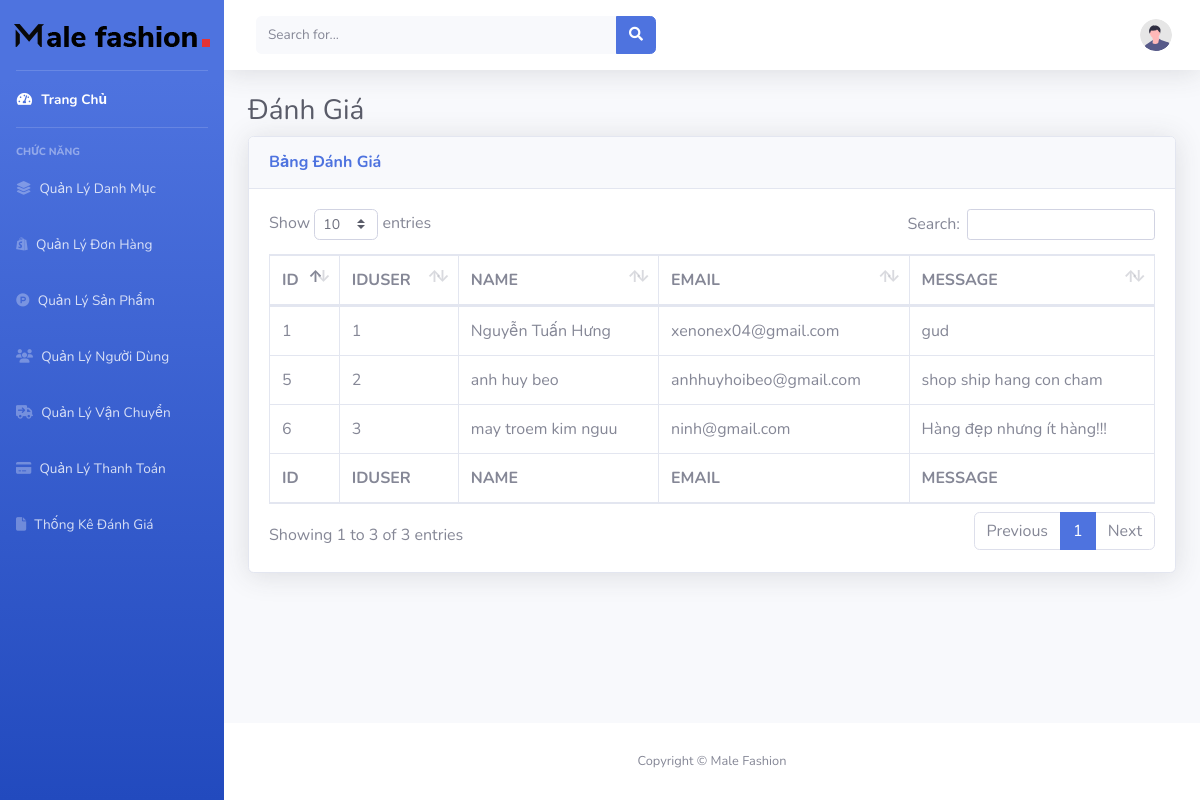
The app's page /admin-mau/Feedbacks.php with its own data.
### tables this page shows
CREATE TABLE `feedback` (
  `ID` int(11) NOT NULL,
  `IDUSER` int(11) DEFAULT NULL,
  `NAME` varchar(250) NOT NULL,
  `EMAIL` varchar(150) NOT NULL,
  `MESSAGE` text NOT NULL
);

### admin-mau/Feedbacks.php (the view, shortened to what this page needs)
<?php
include('../db.php');
$sql = "SELECT ID, IDUSER, NAME, EMAIL, MESSAGE FROM feedback";
$result = $conn->query($sql);
?>
<!DOCTYPE html>
<html lang="en">
<head>
    <link rel="stylesheet" href="https://cdnjs.cloudflare.com/ajax/libs/font-awesome/6.6.0/css/all.min.css"
 />
    <link href="vendor/fontawesome-free/css/all.min.css" rel="stylesheet" type="text/css">
    <link href="css/sb-admin-2.min.css" rel="stylesheet">
    <link href="vendor/datatables/dataTables.bootstrap4.min.css" rel="stylesheet">
</head>
<body id="page-top">
    <div id="wrapper">
        <ul class="navbar-nav bg-gradient-primary sidebar sidebar-dark accordion" id="accordionSidebar">
            <a class="sidebar-brand d-flex align-items-center justify-content-center" href="../index.php"><img
                    src="../img/logo.png" alt="">
            </a>
            <hr class="sidebar-divider my-0">
            <li class="nav-item active">
                <a class="nav-link" href="index.php">
                    <i class="fas fa-fw fa-tachometer-alt"></i>
                    <span>Trang Chủ</span></a>
            </li>
            <hr class="sidebar-divider">
            <div class="sidebar-heading">
                Chức Năng
            </div>
            <li class="nav-item">
                <a class="nav-link collapsed" href="../admin-mau/Category.php">
                    <i class="fa-solid fa-layer-group"></i>
                    <span>Quản Lý Danh Mục</span>
                </a>
            </li>
            <li class="nav-item">
                <a class="nav-link collapsed" href="../admin-mau/Orders.php">
                    <i class="fa-brands fa-shopify"></i>
                    <span>Quản Lý Đơn Hàng</span>
                </a>
            </li>
            <li class="nav-item">
                <a class="nav-link collapsed" href="../admin-mau/Products.php">
                    <i class="fa-brands fa-product-hunt"></i>
                    <span>Quản Lý Sản Phẩm</span>
                </a>
            </li>
            <li class="nav-item">
                <a class="nav-link" href="../admin-mau/Users.php">
                    <i class="fa-solid fa-users"></i>
                    <span>Quản Lý Người Dùng</span></a>
            </li>
            <li class="nav-item">
                <a class="nav-link" href="../admin-mau/Transports.php">
                    <i class="fa-solid fa-truck-arrow-right"></i>
                    <span>Quản Lý Vận Chuyển</span></a>
            </li>
            <li class="nav-item">
                <a class="nav-link" href="../admin-mau/Payments.php">
                    <i class="fa-solid fa-credit-card"></i>
                    <span>Quản Lý Thanh Toán</span></a>
            </li>
            <li class="nav-item">
                <a class="nav-link" href="../admin-mau/Feedbacks.php">
                    <i class="fa-solid fa-file"></i>
                    <span>Thống Kê Đánh Giá</span></a>
            </li>
        </ul>
        <div id="content-wrapper" class="d-flex flex-column">
            <div id="content">
                <nav class="navbar navbar-expand navbar-light bg-white topbar mb-4 static-top shadow">
                    <form
                        class="d-none d-sm-inline-block form-inline mr-auto ml-md-3 my-2 my-md-0 mw-100 navbar-search">
                        <div class="input-group">
                            <input type="text" class="form-control bg-light border-0 small" placeholder="Search for..."
                                aria-label="Search" aria-describedby="basic-addon2">
                            <div class="input-group-append">
                                <button class="btn btn-primary" type="button">
                                    <i class="fas fa-search fa-sm"></i>
                                </button>
                            </div>
                        </div>
                    </form>
                    <ul class="navbar-nav ml-auto">
                        <li class="nav-item dropdown no-arrow">
                            <a class="nav-link dropdown-toggle" href="#" id="userDropdown" role="button" data-toggle="dropdown" aria-haspopup="true" aria-expanded="false">
                                <img class="img-profile rounded-circle" src="img/undraw_profile.svg">
                            </a>
                        </li>
                    </ul>
                </nav>
                <div class="container-fluid">
                    <h1 class="h3 mb-2 text-gray-800">Đánh Giá</h1>
                    <div class="card shadow mb-4">
                        <div class="card-header py-3">
                            <h6 class="m-0 font-weight-bold text-primary">Bảng Đánh Giá</h6>
                        </div>
                        <div class="card-body">
                            <div class="table-responsive">
                                <table class="table table-bordered" id="dataTable" width="100%" cellspacing="0">
                                    <thead>
                                        <tr>
                                            <th>ID</th>
                                            <th>IDUSER</th>
                                            <th>NAME</th>
                                            <th>EMAIL</th>
                                            <th>MESSAGE</th>
                                        </tr>
                                    </thead>
                                    <tfoot>
                                        <tr>
                                            <th>ID</th>
                                            <th>IDUSER</th>
                                            <th>NAME</th>
                                            <th>EMAIL</th>
                                            <th>MESSAGE</th>
                                        </tr>
                                    </tfoot>
                                    <tbody>
                                        <?php
                                        if ($result->num_rows > 0) {
                                            while ($row = $result->fetch_assoc()) {
                                                echo "<tr>";
                                                echo "<td>{$row['ID']}</td>";
                                                echo "<td>{$row['IDUSER']}</td>";
                                                echo "<td>{$row['NAME']}</td>";
                                                echo "<td>{$row['EMAIL']}</td>";
                                                echo "<td>{$row['MESSAGE']}</td>";
                                                echo "</tr>";
                                            }
                                        } else {
                                            echo "<tr><td colspan='6'>Hiện chưa có đánh giá nào!!!</td></tr>";
                                        }
                                        ?>
                                    </tbody>
                                </table>
                            </div>
                        </div>
                    </div>
                </div>
            </div>
            <footer class="sticky-footer bg-white">
                <div class="container my-auto">
                    <div class="copyright text-center my-auto">
                        <span>Copyright &copy; Male Fashion</span>
                    </div>
                </div>
            </footer>
        </div>
    </div>
</body>
</html>

### records on screen
feedback: ID "1", IDUSER "1", NAME "Nguyễn Tuấn Hưng", EMAIL "xenonex04@gmail.com", MESSAGE "gud"
feedback: ID "5", IDUSER "2", NAME "anh huy beo", EMAIL "anhhuyhoibeo@gmail.com", MESSAGE "shop ship hang con cham"
feedback: ID "6", IDUSER "3", NAME "may troem kim nguu", EMAIL "ninh@gmail.com", MESSAGE "Hàng đẹp nhưng ít hàng!!!"
